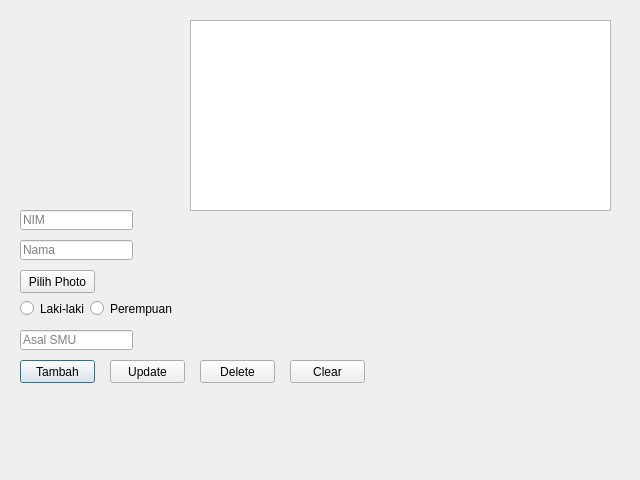
<?xml version="1.0" encoding="UTF-8"?>
<ui version="4.0">
 <class>DataMahasiswa</class>
 <widget class="QDialog" name="DataMahasiswa">
  <property name="geometry">
   <rect>
    <x>0</x>
    <y>0</y>
    <width>640</width>
    <height>480</height>
   </rect>
  </property>
  <property name="windowTitle">
   <string>Data Mahasiswa</string>
  </property>
  <widget class="QLabel" name="labelGambar">
   <property name="geometry">
    <rect>
     <x>10</x>
     <y>10</y>
     <width>131</width>
     <height>161</height>
    </rect>
   </property>
   <property name="text">
    <string/>
   </property>
  </widget>
  <widget class="QTableView" name="tableView">
   <property name="geometry">
    <rect>
     <x>190</x>
     <y>20</y>
     <width>421</width>
     <height>191</height>
    </rect>
   </property>
  </widget>
  <widget class="QLineEdit" name="lineEdit_nim">
   <property name="geometry">
    <rect>
     <x>20</x>
     <y>210</y>
     <width>113</width>
     <height>20</height>
    </rect>
   </property>
   <property name="placeholderText">
    <string>NIM</string>
   </property>
  </widget>
  <widget class="QLineEdit" name="lineEdit_nama">
   <property name="geometry">
    <rect>
     <x>20</x>
     <y>240</y>
     <width>113</width>
     <height>20</height>
    </rect>
   </property>
   <property name="placeholderText">
    <string>Nama</string>
   </property>
  </widget>
  <widget class="QRadioButton" name="radioButton_lak">
   <property name="geometry">
    <rect>
     <x>20</x>
     <y>300</y>
     <width>82</width>
     <height>17</height>
    </rect>
   </property>
   <property name="text">
    <string>Laki-laki</string>
   </property>
  </widget>
  <widget class="QRadioButton" name="radioButton_Per">
   <property name="geometry">
    <rect>
     <x>90</x>
     <y>300</y>
     <width>82</width>
     <height>17</height>
    </rect>
   </property>
   <property name="text">
    <string>Perempuan</string>
   </property>
  </widget>
  <widget class="QLineEdit" name="lineEdit_asal">
   <property name="geometry">
    <rect>
     <x>20</x>
     <y>330</y>
     <width>113</width>
     <height>20</height>
    </rect>
   </property>
   <property name="placeholderText">
    <string>Asal SMU</string>
   </property>
  </widget>
  <widget class="QPushButton" name="pushButton">
   <property name="geometry">
    <rect>
     <x>20</x>
     <y>360</y>
     <width>75</width>
     <height>23</height>
    </rect>
   </property>
   <property name="text">
    <string>Tambah</string>
   </property>
  </widget>
  <widget class="QPushButton" name="pushButton_pilih">
   <property name="geometry">
    <rect>
     <x>20</x>
     <y>270</y>
     <width>75</width>
     <height>23</height>
    </rect>
   </property>
   <property name="text">
    <string>Pilih Photo</string>
   </property>
  </widget>
  <widget class="QPushButton" name="pushButton_delete">
   <property name="geometry">
    <rect>
     <x>200</x>
     <y>360</y>
     <width>75</width>
     <height>23</height>
    </rect>
   </property>
   <property name="text">
    <string>Delete</string>
   </property>
  </widget>
  <widget class="QPushButton" name="pushButton_update">
   <property name="geometry">
    <rect>
     <x>110</x>
     <y>360</y>
     <width>75</width>
     <height>23</height>
    </rect>
   </property>
   <property name="text">
    <string>Update</string>
   </property>
  </widget>
  <widget class="QPushButton" name="pushButton_Clear">
   <property name="geometry">
    <rect>
     <x>290</x>
     <y>360</y>
     <width>75</width>
     <height>23</height>
    </rect>
   </property>
   <property name="text">
    <string>Clear</string>
   </property>
  </widget>
 </widget>
 <resources/>
 <connections/>
</ui>
